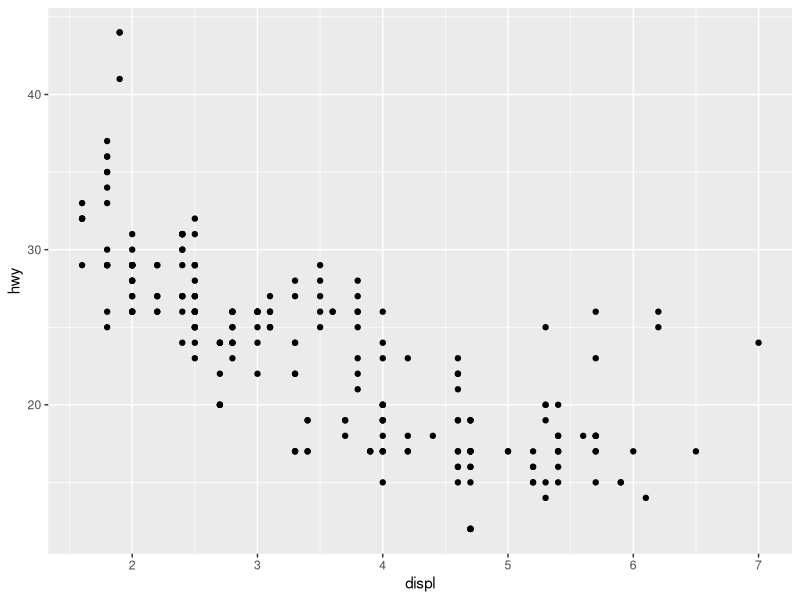
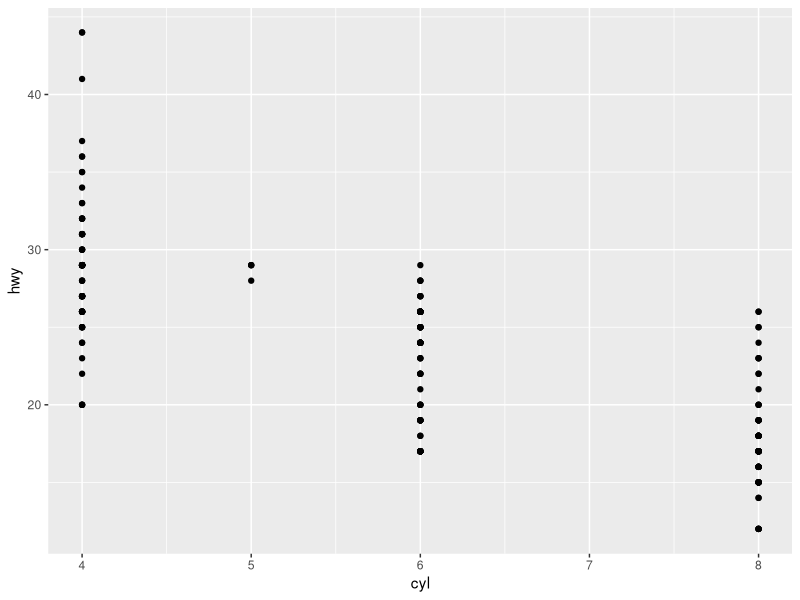
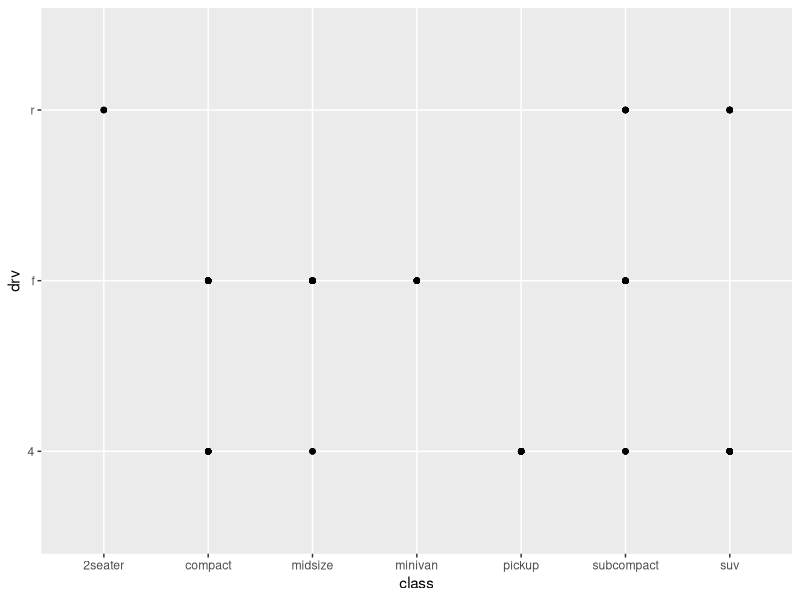
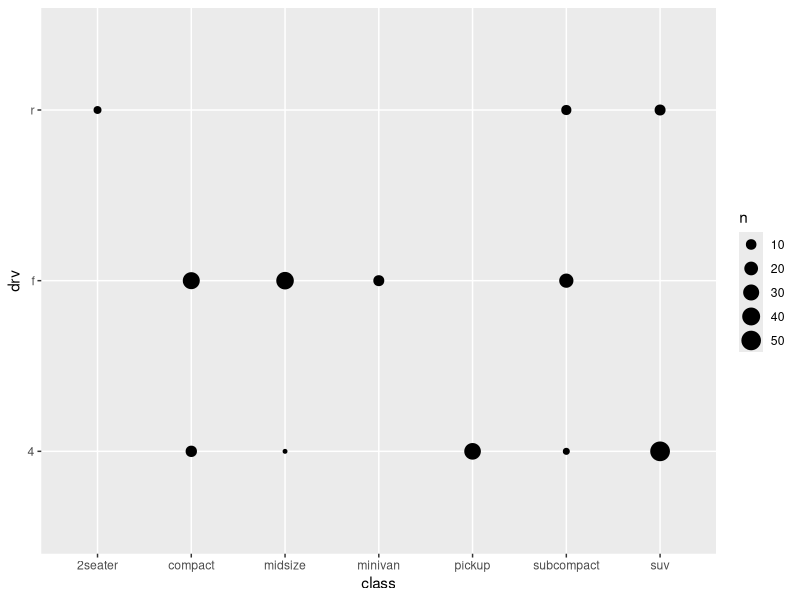
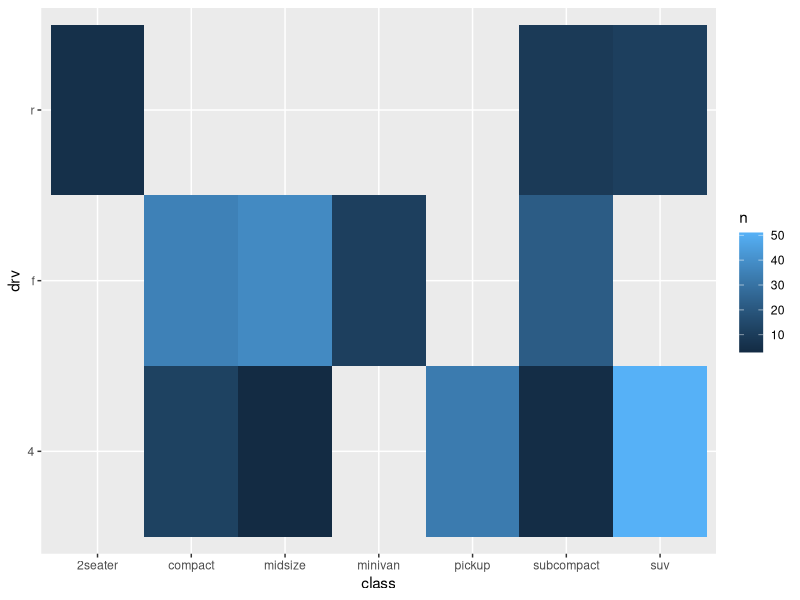
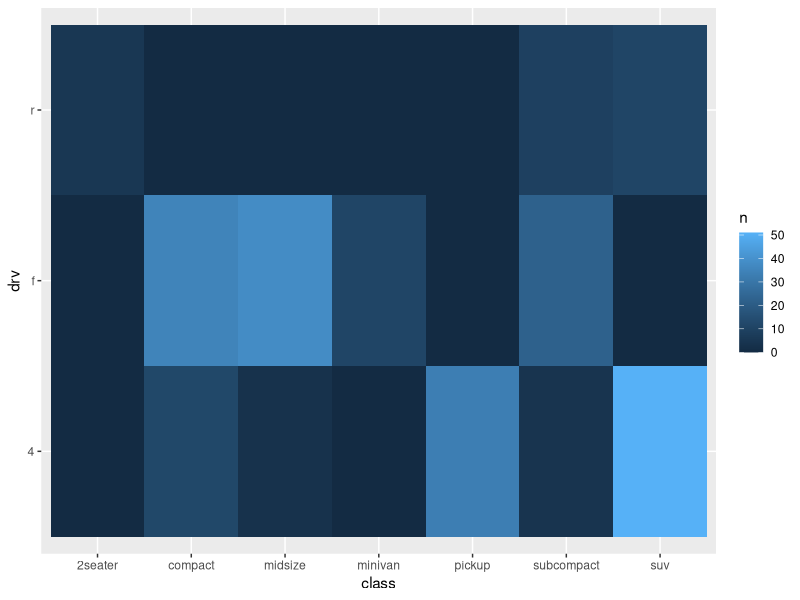
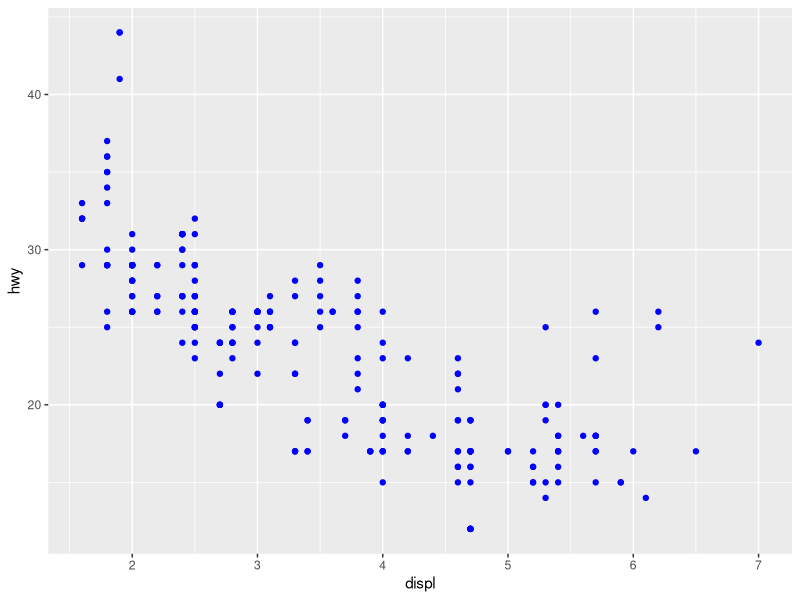
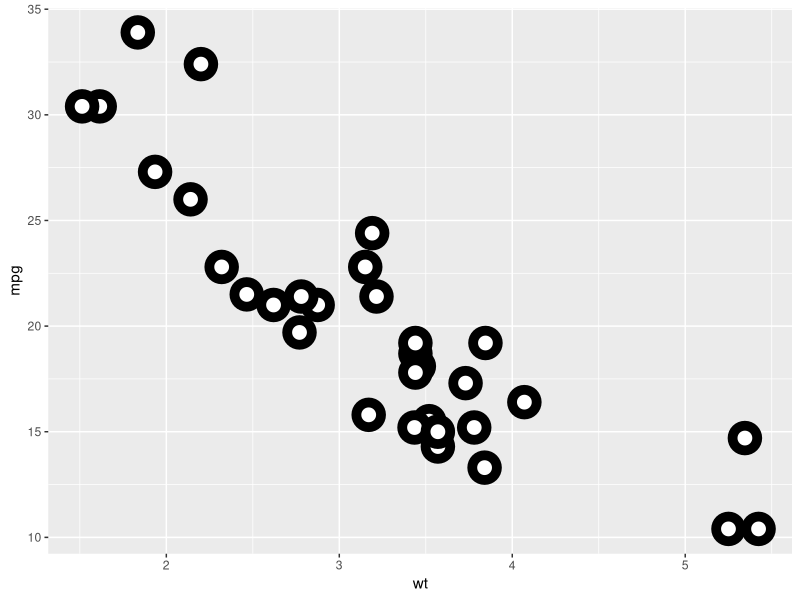

The R script that drew these images, in order:
library(tidyverse)

ggplot(data = mpg) + 
    geom_point(mapping = aes(x = displ, y = hwy))

nrow(mpg)
ncol(mpg)

ggplot(data = mpg) + 
    geom_point(mapping = aes(x = cyl, y = hwy))

ggplot(data = mpg) + 
    geom_point(mapping = aes(x = class, y = drv))

count(mpg, drv, class)

ggplot(mpg, aes(x = class, y = drv)) +
    geom_count()

mpg %>%
    count(class, drv) %>%
    ggplot(aes(x = class, y = drv)) +
    geom_tile(mapping = aes(fill = n))

mpg %>%
    count(class, drv) %>%
    complete(class, drv, fill = list(n = 0)) %>%
    ggplot(aes(x = class, y = drv)) +
    geom_tile(mapping = aes(fill = n))

ggplot(data = mpg) +
    geom_point(mapping = aes(x = displ, y = hwy), colour = "blue")

ggplot(mtcars, aes(wt, mpg)) +
    geom_point(shape = 21, colour = "black", fill = "white", size = 5, stroke = 5)

ggplot(mpg, aes(x = displ, y = hwy, colour = displ < 5)) +
    geom_point()

#Facets

ggplot(data = mpg) + 
    geom_point(mapping = aes(x = displ, y = hwy)) + 
    facet_wrap(~ class, nrow = 2)

ggplot(data = mpg) + 
    geom_point(mapping = aes(x = displ, y = hwy)) + 
    facet_grid(drv ~ cyl)

ggplot(mpg, aes(x = displ, y = hwy)) +
    geom_point() +
    facet_grid(. ~ cty)

ggplot(mpg, aes(x = displ, y = hwy)) +
    geom_point() +
    geom_smooth(se = FALSE)

ggplot(mpg, aes(x = displ, y = hwy)) +
    geom_smooth(mapping = aes(group = drv), se = FALSE) +
    geom_point()

## Statistical Transformations

ggplot(data = diamonds) + 
    geom_bar(mapping = aes(x = cut))

count(diamonds, cut)

ggplot(data = diamonds) + 
    geom_bar(mapping = aes(x = cut, y = stat(prop), group = 1))

ggplot(data = diamonds) + 
    geom_bar(mapping = aes(x = cut, y = stat(prop)))

ggplot(data = diamonds) + 
    stat_summary(
        mapping = aes(x = cut, y = depth),
        fun.min = min,
        fun.max = max,
        fun = median
    )

ggplot(data = diamonds) + 
    geom_bar(mapping = aes(x = cut, colour = cut))
ggplot(data = diamonds) + 
    geom_bar(mapping = aes(x = cut, fill = cut))

ggplot(data = diamonds) + 
    geom_bar(mapping = aes(x = cut, fill = clarity))

ggplot(data = diamonds) + 
    geom_bar(mapping = aes(x = cut, fill = clarity), position = "dodge")

ggplot(data = mpg, mapping = aes(x = cty, y = hwy)) + 
    geom_point(position = "jitter")

ggplot(data = mpg, mapping = aes(x = class, y = hwy)) + 
    geom_boxplot()

ggplot(data = mpg, mapping = aes(x = class, y = hwy)) + 
    geom_boxplot() +
    coord_flip()

nz <- map_data("italy")

ggplot(nz, aes(long, lat, group = group)) +
    geom_polygon(fill = "white", colour = "black")

ggplot(nz, aes(long, lat, group = group)) +
    geom_polygon(fill = "white", colour = "black") +
    coord_quickmap()

# Coordinate Systems

ggplot(mpg, aes(x = factor(1), fill = drv)) +
    geom_bar() +
    coord_polar(theta="y") +
    ggtitle("Pie Chart", "A Stacked Bar Chart in Polar Coordinates") +
    ylab("Number of Cars") +
    xlab("Drive Type")

ggplot(data = mpg, mapping = aes(x = class, y = hwy)) +
    geom_boxplot() +
    coord_flip() +
    labs(y = "Highway MPG",
         x = "Class",
         title = "Highway MPG by car class",
         subtitle = "1999-2008",
         caption = "Source: http://fueleconomy.gov")

ggplot(data = mpg, mapping = aes(x = cty, y = hwy)) +
    geom_point() + 
    geom_abline() +
    coord_fixed()

